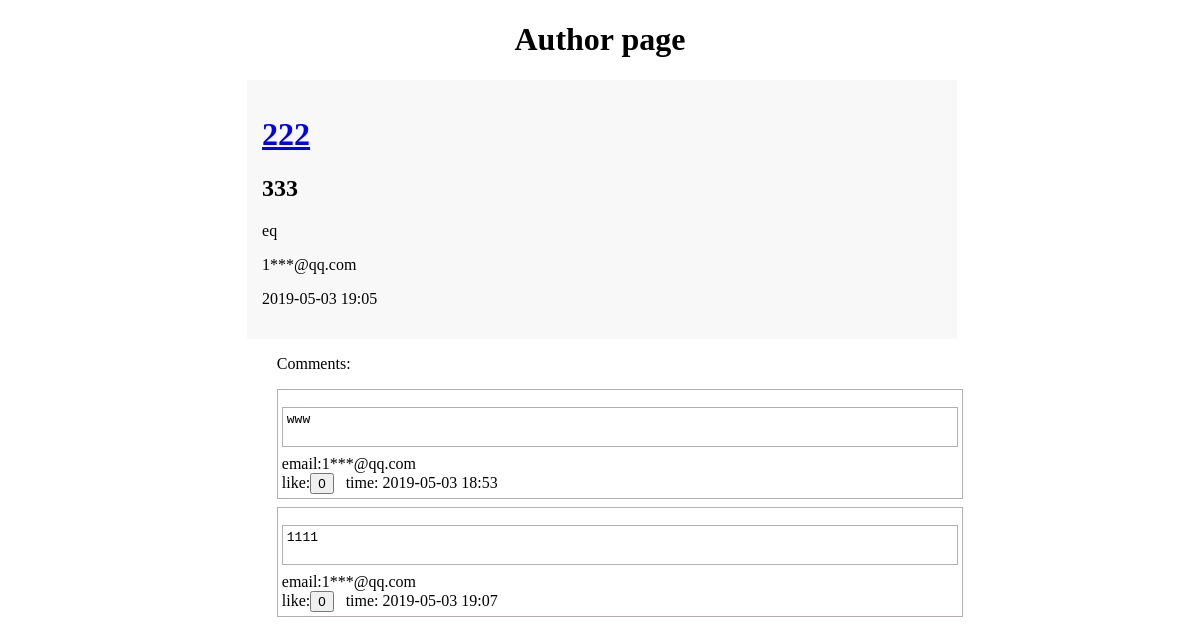
The page /author/11111@qq.com on the database as committed earlier.
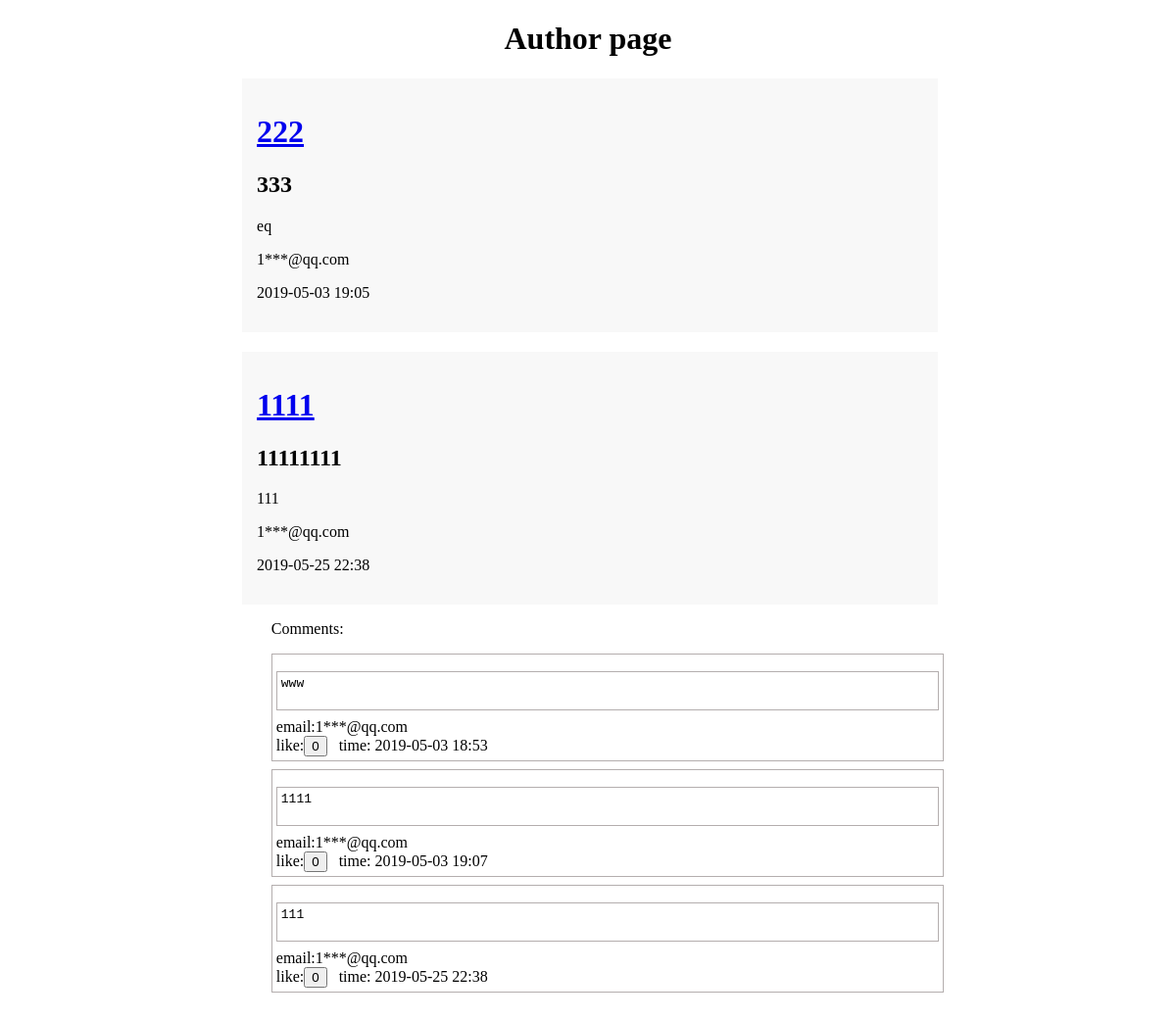
The same page on the database as committed later.
### tables this page shows
CREATE TABLE Publish
(
    id text PRIMARY KEY,
    fname text,
    title text,
    abstract text,
    desc text,
    email text,
    path text,
    time text
);

CREATE TABLE Article
(
    id text,
    thumb text,
    comment text,
    email text,
    time text,
    comment_id integer PRIMARY KEY AUTOINCREMENT NOT NULL,
    CONSTRAINT Article_Publish_id_fk FOREIGN KEY (id) REFERENCES Publish (id)
);

### app.py (the view)
@app.route('/author/<email>')
def author(email):
    info = Serverdatabase.get_author(email)
    info1 = Serverdatabase.get_author1(email)
    tool = Tool()
    return render_template('author.html', info = info, info1 = info1, tool = tool)

### app.py (called while the page is built)
@app.after_request
def after_request(response):
    if request.path.startswith('/'):
        id = request.path[request.path.rfind('/', 0)+1:]
        print(id)
        ip = request.remote_addr
        print(ip)
        Serverdatabase.set_count(id, ip)
    return response

@app.before_request
def before_request():
    if request.path.startswith('/publish/'):
        verify = Verify()
        verify.show()

@app.before_request
def beforeRequest():
    ip = request.remote_addr
    Serverdatabase.record_ip(ip)

    def jiami(self, email):
        email3 = email
        count1 = len(email)
        email = email[0:email.rfind('@', 0)]
        count = len(email)
        email1 = email[0:int(count / 3)]
        email2 = email[int(count / 3):count]
        email2 = email2.replace(email2, "***")
        email4 = email3[count:count1]
        email5 = email1 + email2 + email4
        return email5

### templates/author.html (shortened to what this page needs)
<!DOCTYPE html>
<html lang="en">
<head>
</head>
<body>
<h1 align="center">Author page</h1>
<ol>
{% autoescape false %}
{% for item in info %}
    <li class="li"> <div class="content"><h1><a href = "/{{ item[0] }}">{{ item[2] }}</a> </h1> <h2>{{ item[3] }} </h2> <p>{{ item[4] }}</p><p> {{ tool.jiami(item[5]) }}</p><p> {{ item[7] }}</p></div></li>
{% endfor %}
{% endautoescape %}
<div id = "content">
   <p>Comments:</p>
{% autoescape false %}
{% for item in info1 %}
  <div class="comment"><pre class="comment"><li>{{ item[2] }}</li><br/></pre>
      email:{{ tool.jiami(item[3]) }}
      <br/>
      like:<button id="btn_zan">0</button>&nbsp;&nbsp;
      time: {{ item[4] }}
  </div>
  {% endfor %}
{% endautoescape %}
  </div><br/>
</ol>
</body>
</html>

Rows that differ between the two databases and show on the page:
added Publish: title "1111", abstract "11111111", desc "111", jiami "1***@qq.com", time "2019-05-25 22:38"
added Article: comment "111", jiami "1***@qq.com", time "2019-05-25 22:38"
